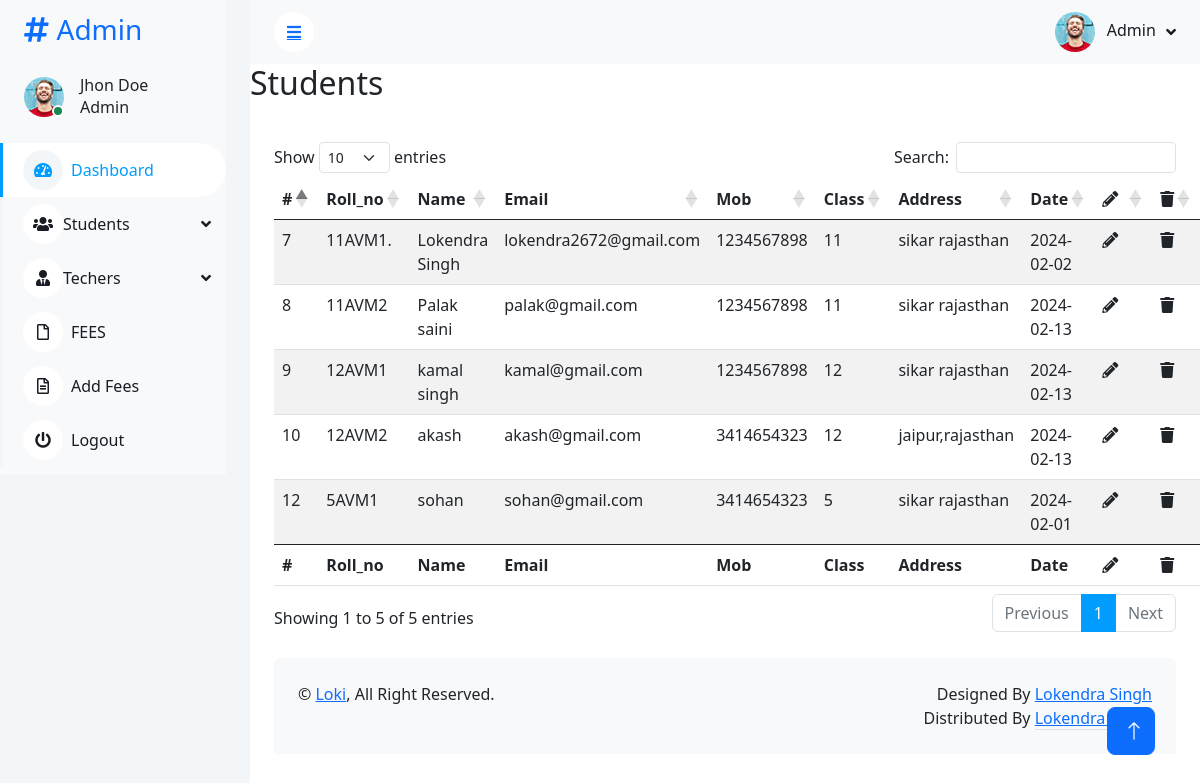
Page /showstudent.php (signed in) on the committed database.
### tables this page shows
CREATE TABLE `students` (
  `id` int(10) NOT NULL,
  `roll_no` varchar(20) NOT NULL DEFAULT '0',
  `name` text NOT NULL,
  `email` varchar(30) NOT NULL,
  `class` int(10) NOT NULL,
  `address` varchar(100) NOT NULL,
  `mob` varchar(10) NOT NULL,
  `gender` text NOT NULL,
  `date` date NOT NULL DEFAULT current_timestamp(),
  `password` varchar(20) NOT NULL DEFAULT '000000'
);

### school.php (called while the page is built, shortened)
<?php
class School
{
	private $host  = 'localhost';
	private $user  = 'root';
	private $password   = '';
	private $database  = 'school';
	private $studentTable = 'students';
	private $dbConnect = false;
	public function __construct()
	{
		if (!$this->dbConnect) {
			$conn = new mysqli($this->host, $this->user, $this->password, $this->database);
			if ($conn->connect_error) {
				die("Error failed to connect to MySQL: " . $conn->connect_error);
			} else {
				$this->dbConnect = $conn;
			}
		}
	}
	public function showStudents(){
		$sqlselect="SELECT * FROM $this->studentTable";
		$result = mysqli_query($this->dbConnect, $sqlselect);
		return $result;
	}
}

### showstudent.php (the view, shortened to what this page needs)
<?php
   include "include/header.php";
   include 'school.php';
   $school = new School();
   $school->checkLogin();
   $result = $school->showStudents();
   ?>
<h2 class='mb-3'>Students</h2>
<div class="container-fluid pt-4 px-4">
    <div class="row g-4">
        <table id="example" class="table table-striped" style="width:100%">
            <thead>
                <tr>
                    <th>#</th>
                    <th>Roll_no</th>
                    <th>Name</th>
                    <th>Email</th>
                    <th>Mob</th>
                    <th>Class</th>
                    <th>Address</th>
                    <th>Date</th>
                    <th><i class="	fas fa-pencil-alt me-2"></th>
                    <th><i class="fa fa-trash" aria-hidden="true"></i></th>
                </tr>
            </thead>
            <tbody>
                <?php while ($row = mysqli_fetch_assoc($result)) { ?>
                    <tr>
                        <td><?php echo $row['id']; ?></td>
                        <td><?php echo $row['roll_no']; ?></td>
                        <td><?php echo $row['name']; ?></td>
                        <td><?php echo $row['email']; ?></td>
                        <td><?php echo $row['mob']; ?></td>
                        <td><?php echo $row['class']; ?></td>
                        <td><?php echo $row['address']; ?></td>
                        <td><?php echo $row['date']; ?></td>
                        <td><a href="editStudent.php?roll_no=<?php echo $row['roll_no']; ?>" class="nav-item nav-link" ><i class="fas fa-pencil-alt"></i></a></td>
                        <td><a href="action.php?roll_no=<?php echo $row['roll_no']; ?>" class="nav-item nav-link"><i class="fa fa-trash" aria-hidden="true"></i></a></td>
                    </tr>
                <?php } ?>
            </tbody>
            <tfoot>
                <tr>
                    <th>#</th>
                    <th>Roll_no</th>
                    <th>Name</th>
                    <th>Email</th>
                    <th>Mob</th>
                    <th>Class</th>
                    <th>Address</th>
                    <th>Date</th>
                    <th><i class="	fas fa-pencil-alt"></th>
                    <th><i class="fa fa-trash" aria-hidden="true"></i></th>
                </tr>
            </tfoot>
        </table>
    </div>
</div>
<?php
   include "include/footer.php";
   ?>

### css/style.css (style rules this page uses)
:root { --primary: #009CFF; --light: #F3F6F9; --dark: #191C24; }

### rows in the picture
students: id "7", roll_no "11AVM1.", name "Lokendra Singh", email "lokendra2672@gmail.com", mob "1234567898", class "11", address "sikar rajasthan", date "2024-02-02"
students: id "8", roll_no "11AVM2", name "Palak saini", email "palak@gmail.com", mob "1234567898", class "11", address "sikar rajasthan", date "2024-02-13"
students: id "9", roll_no "12AVM1", name "kamal singh", email "kamal@gmail.com", mob "1234567898", class "12", address "sikar rajasthan", date "2024-02-13"
students: id "10", roll_no "12AVM2", name "akash", email "akash@gmail.com", mob "3414654323", class "12", address "jaipur,rajasthan", date "2024-02-13"
students: id "12", roll_no "5AVM1", name "sohan", email "sohan@gmail.com", mob "3414654323", class "5", address "sikar rajasthan", date "2024-02-01"
